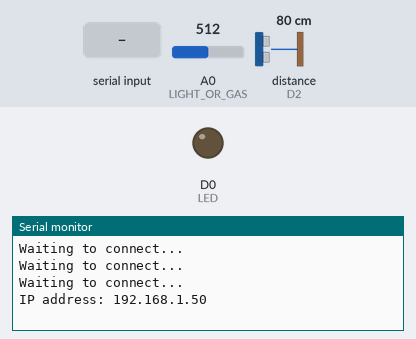
Simulated run of this sketch. Board: ESP8266 (NodeMCU). Parts: output pins drawn as LEDs (lit = HIGH), the last lines printed to the serial monitor. Inputs (shaded band) come from the test bench; at power-on: A0 (LIGHT_OR_GAS) = 512, distance to the obstacle (sensor on D2) 80 cm. The echo pulse lasts 58.3 µs per cm; WiFi joins after 1.5 s; servers stay silent unless stated; pins used as bus, display or sensor lines are not drawn.

Above: at 2.7 s.
2.8 s: "distance\n" received over Serial
At 3.4 s:
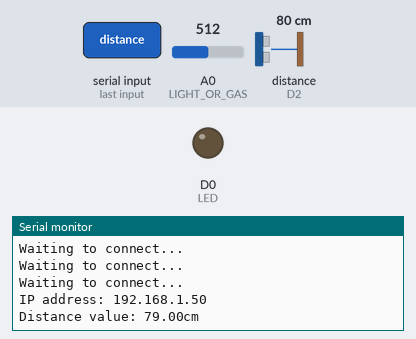
5.0 s: "light\n" received over Serial
At 5.4 s:
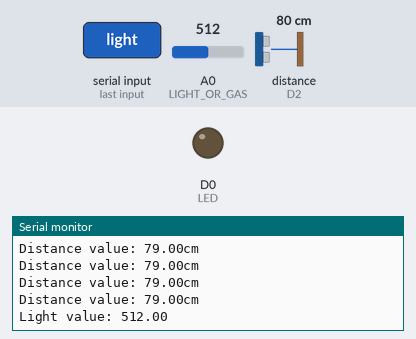
7.0 s: "gas\n" received over Serial
At 7.3 s:
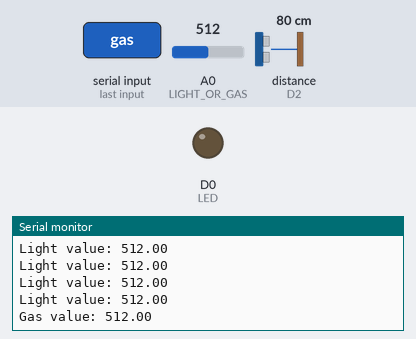

The sketch:

all_sensors.ino
```cpp
#include "ESP8266WiFi.h"
#include "ESP8266WebServer.h"
#include <DHT.h>

ESP8266WebServer server(80);

#define LED D0

#define TRIG D1
#define ECHO D2
unsigned long duration;
// int distance;

#define LIGHT_OR_GAS A0
// int light_or_gas;


#define DHTPIN D3
#define DHTTYPE DHT11
DHT TEMP_HUM(DHTPIN, DHTTYPE);
// float temp, hum;

float data;

void senddata() {
    String s = String(data);
    server.send(200, "text/plain", s);
}

void setup() {
    pinMode(LED, OUTPUT);

    pinMode(TRIG, OUTPUT);
    pinMode(ECHO, INPUT);

    TEMP_HUM.begin();

    Serial.begin(9600);
    WiFi.begin("Linh", "0901176132@");
    while (WiFi.status() != WL_CONNECTED) {
        delay(500);
        Serial.println("Waiting to connect...");
    }

    Serial.print("IP address: ");
    Serial.println(WiFi.localIP());

    server.on("/", []() {
        String html = R"=====(
            <!DOCTYPE html>
            <html lang="en">
            <head>
                <meta charset="UTF-8">
                <meta http-equiv="X-UA-Compatible" content="IE=edge">
                <meta name="viewport" content="width=device-width, initial-scale=1.0">
                <title>Document</title>
                <style>
                    #k {
                        color: #f1660a;
                        font-size: 20px;
                    }
                  </style>
                <script>
                    setInterval(function() {
                        data1();
                    }, 500);

                    function data1() {
                        var xhttp = new XMLHttpRequest();
                        xhttp.onreadystatechange = function() {
                            if (this.readyState == 4 && this.status == 200) {
                                document.getElementById("k").innerHTML = this.responseText;
                            }
                        };
                        xhttp.open("GET", "getdata1", true);
                        xhttp.send();
                    }
                </script>
            </head>
            <body>
              <img src="https://img2.thuthuatphanmem.vn/uploads/2018/12/31/hinh-anh-dong-de-thuong_112054094.gif" id="gif">
              <p id="data">Value: <span id="k"> </span> </p>

            </body>
            </html>
        )=====";
        server.send(200, "text/html", html);
    });

    server.on("/getdata1", senddata);
    server.begin();
}

String currentState ="";

void loop() {
    while (true){
        server.handleClient();
        if (Serial.available()) {
            currentState = Serial.readStringUntil('\n');
        }
        if (currentState == "distance") {
            // server.handleClient();
            Serial.println();
            digitalWrite(TRIG, 0);
            delayMicroseconds(2);
            digitalWrite(TRIG, 1);
            delayMicroseconds(5);
            digitalWrite(TRIG, 0);
            duration = pulseIn(ECHO, HIGH);
            data = int(duration/2/29.412);
            Serial.print("Distance value: ");
            Serial.print(data);
            Serial.println("cm");
        }
        else if (currentState == "light") {
            // server.handleClient();
            Serial.println();
            data = analogRead(LIGHT_OR_GAS);
            Serial.print("Light value: ");
            Serial.println(data);
        }
        else if (currentState == "gas") {
            // server.handleClient();
            Serial.println();
            data = analogRead(LIGHT_OR_GAS);
            Serial.print("Gas value: ");
            Serial.println(data);
        }
        else if (currentState == "temp") {
            // server.handleClient();
            Serial.println();
            // hum = TEMP_HUM.readHumidity();
            data = TEMP_HUM.readTemperature();
            Serial.print("Temperature: ");
            Serial.println(data);
            // Serial.print("Humidity: ");
            // Serial.println(data);
        }
        else if (currentState == "stop") {
            Serial.println();
            Serial.println("All modes stopped.");
            currentState = "";
        }
    delay(500);
    }
}
```

Measured:
- after the input at 2.8 s, the serial monitor: prints a new line after 0.21 s (image 1)
- after the input at 5.0 s, the serial monitor: prints a new line at once (image 2)
- after the input at 7.0 s, the serial monitor: prints a new line at once (image 3)
